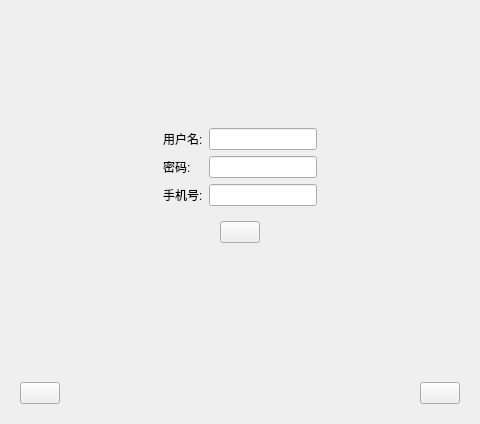
<?xml version="1.0" encoding="UTF-8"?>
<ui version="4.0">
 <class>Login</class>
 <widget class="QDialog" name="Login">
  <property name="geometry">
   <rect>
    <x>0</x>
    <y>0</y>
    <width>480</width>
    <height>424</height>
   </rect>
  </property>
  <property name="windowTitle">
   <string>Dialog</string>
  </property>
  <layout class="QVBoxLayout" name="verticalLayout_2">
   <item>
    <widget class="QStackedWidget" name="stackedWidget">
     <property name="currentIndex">
      <number>1</number>
     </property>
     <widget class="QWidget" name="page">
      <layout class="QVBoxLayout" name="verticalLayout">
       <item>
        <spacer name="verticalSpacer">
         <property name="orientation">
          <enum>Qt::Vertical</enum>
         </property>
         <property name="sizeType">
          <enum>QSizePolicy::Fixed</enum>
         </property>
         <property name="sizeHint" stdset="0">
          <size>
           <width>20</width>
           <height>90</height>
          </size>
         </property>
        </spacer>
       </item>
       <item>
        <widget class="QWidget" name="widget_3" native="true">
         <layout class="QHBoxLayout" name="horizontalLayout_2">
          <item>
           <spacer name="horizontalSpacer_3">
            <property name="orientation">
             <enum>Qt::Horizontal</enum>
            </property>
            <property name="sizeHint" stdset="0">
             <size>
              <width>40</width>
              <height>20</height>
             </size>
            </property>
           </spacer>
          </item>
          <item>
           <widget class="QWidget" name="widget" native="true">
            <layout class="QGridLayout" name="gridLayout">
             <item row="0" column="0">
              <widget class="QLabel" name="label">
               <property name="text">
                <string>用户名:</string>
               </property>
              </widget>
             </item>
             <item row="0" column="1">
              <widget class="QLineEdit" name="userName"/>
             </item>
             <item row="1" column="0">
              <widget class="QLabel" name="label_2">
               <property name="text">
                <string>密码:</string>
               </property>
              </widget>
             </item>
             <item row="1" column="1">
              <widget class="QLineEdit" name="password"/>
             </item>
             <item row="2" column="0">
              <widget class="QCheckBox" name="savePwd">
               <property name="text">
                <string>记住密码</string>
               </property>
              </widget>
             </item>
             <item row="2" column="1">
              <widget class="QPushButton" name="regUser">
               <property name="text">
                <string>没用账号, 马上注册</string>
               </property>
              </widget>
             </item>
             <item row="3" column="0" colspan="2">
              <widget class="QWidget" name="widget_2" native="true">
               <layout class="QHBoxLayout" name="horizontalLayout">
                <item>
                 <spacer name="horizontalSpacer">
                  <property name="orientation">
                   <enum>Qt::Horizontal</enum>
                  </property>
                  <property name="sizeHint" stdset="0">
                   <size>
                    <width>40</width>
                    <height>20</height>
                   </size>
                  </property>
                 </spacer>
                </item>
                <item>
                 <widget class="QPushButton" name="loginBtn">
                  <property name="text">
                   <string/>
                  </property>
                 </widget>
                </item>
                <item>
                 <spacer name="horizontalSpacer_2">
                  <property name="orientation">
                   <enum>Qt::Horizontal</enum>
                  </property>
                  <property name="sizeHint" stdset="0">
                   <size>
                    <width>40</width>
                    <height>20</height>
                   </size>
                  </property>
                 </spacer>
                </item>
               </layout>
              </widget>
             </item>
            </layout>
           </widget>
          </item>
          <item>
           <spacer name="horizontalSpacer_4">
            <property name="orientation">
             <enum>Qt::Horizontal</enum>
            </property>
            <property name="sizeHint" stdset="0">
             <size>
              <width>84</width>
              <height>20</height>
             </size>
            </property>
           </spacer>
          </item>
         </layout>
        </widget>
       </item>
       <item>
        <spacer name="verticalSpacer_2">
         <property name="orientation">
          <enum>Qt::Vertical</enum>
         </property>
         <property name="sizeHint" stdset="0">
          <size>
           <width>20</width>
           <height>17</height>
          </size>
         </property>
        </spacer>
       </item>
      </layout>
     </widget>
     <widget class="QWidget" name="page_2">
      <layout class="QVBoxLayout" name="verticalLayout_3">
       <item>
        <spacer name="verticalSpacer_3">
         <property name="orientation">
          <enum>Qt::Vertical</enum>
         </property>
         <property name="sizeType">
          <enum>QSizePolicy::Fixed</enum>
         </property>
         <property name="sizeHint" stdset="0">
          <size>
           <width>20</width>
           <height>90</height>
          </size>
         </property>
        </spacer>
       </item>
       <item>
        <widget class="QWidget" name="widget_5" native="true">
         <layout class="QHBoxLayout" name="horizontalLayout_4">
          <item>
           <spacer name="horizontalSpacer_6">
            <property name="orientation">
             <enum>Qt::Horizontal</enum>
            </property>
            <property name="sizeHint" stdset="0">
             <size>
              <width>40</width>
              <height>20</height>
             </size>
            </property>
           </spacer>
          </item>
          <item>
           <widget class="QWidget" name="widget_6" native="true">
            <layout class="QGridLayout" name="gridLayout_2">
             <item row="1" column="1">
              <widget class="QLineEdit" name="regPassword"/>
             </item>
             <item row="0" column="1">
              <widget class="QLineEdit" name="regUserName"/>
             </item>
             <item row="3" column="0" colspan="2">
              <widget class="QWidget" name="widget_7" native="true">
               <layout class="QHBoxLayout" name="horizontalLayout_5">
                <item>
                 <spacer name="horizontalSpacer_7">
                  <property name="orientation">
                   <enum>Qt::Horizontal</enum>
                  </property>
                  <property name="sizeHint" stdset="0">
                   <size>
                    <width>40</width>
                    <height>20</height>
                   </size>
                  </property>
                 </spacer>
                </item>
                <item>
                 <widget class="QPushButton" name="registerBtn">
                  <property name="text">
                   <string/>
                  </property>
                 </widget>
                </item>
                <item>
                 <spacer name="horizontalSpacer_8">
                  <property name="orientation">
                   <enum>Qt::Horizontal</enum>
                  </property>
                  <property name="sizeHint" stdset="0">
                   <size>
                    <width>40</width>
                    <height>20</height>
                   </size>
                  </property>
                 </spacer>
                </item>
               </layout>
              </widget>
             </item>
             <item row="0" column="0">
              <widget class="QLabel" name="label_3">
               <property name="text">
                <string>用户名:</string>
               </property>
              </widget>
             </item>
             <item row="1" column="0">
              <widget class="QLabel" name="label_4">
               <property name="text">
                <string>密码:</string>
               </property>
              </widget>
             </item>
             <item row="2" column="0">
              <widget class="QLabel" name="label_7">
               <property name="text">
                <string>手机号:</string>
               </property>
              </widget>
             </item>
             <item row="2" column="1">
              <widget class="QLineEdit" name="phone"/>
             </item>
            </layout>
           </widget>
          </item>
          <item>
           <spacer name="horizontalSpacer_9">
            <property name="orientation">
             <enum>Qt::Horizontal</enum>
            </property>
            <property name="sizeHint" stdset="0">
             <size>
              <width>84</width>
              <height>20</height>
             </size>
            </property>
           </spacer>
          </item>
         </layout>
        </widget>
       </item>
       <item>
        <spacer name="verticalSpacer_4">
         <property name="orientation">
          <enum>Qt::Vertical</enum>
         </property>
         <property name="sizeHint" stdset="0">
          <size>
           <width>20</width>
           <height>4</height>
          </size>
         </property>
        </spacer>
       </item>
      </layout>
     </widget>
     <widget class="QWidget" name="page_3">
      <layout class="QVBoxLayout" name="verticalLayout_4">
       <item>
        <spacer name="verticalSpacer_5">
         <property name="orientation">
          <enum>Qt::Vertical</enum>
         </property>
         <property name="sizeType">
          <enum>QSizePolicy::Fixed</enum>
         </property>
         <property name="sizeHint" stdset="0">
          <size>
           <width>20</width>
           <height>100</height>
          </size>
         </property>
        </spacer>
       </item>
       <item>
        <widget class="QWidget" name="widget_8" native="true">
         <layout class="QHBoxLayout" name="horizontalLayout_6">
          <item>
           <spacer name="horizontalSpacer_10">
            <property name="orientation">
             <enum>Qt::Horizontal</enum>
            </property>
            <property name="sizeHint" stdset="0">
             <size>
              <width>40</width>
              <height>20</height>
             </size>
            </property>
           </spacer>
          </item>
          <item>
           <widget class="QWidget" name="widget_9" native="true">
            <layout class="QGridLayout" name="gridLayout_3">
             <item row="2" column="0" colspan="2">
              <widget class="QWidget" name="widget_10" native="true">
               <layout class="QHBoxLayout" name="horizontalLayout_7">
                <item>
                 <spacer name="horizontalSpacer_11">
                  <property name="orientation">
                   <enum>Qt::Horizontal</enum>
                  </property>
                  <property name="sizeHint" stdset="0">
                   <size>
                    <width>40</width>
                    <height>20</height>
                   </size>
                  </property>
                 </spacer>
                </item>
                <item>
                 <widget class="QPushButton" name="netOkBtn">
                  <property name="text">
                   <string/>
                  </property>
                 </widget>
                </item>
                <item>
                 <spacer name="horizontalSpacer_12">
                  <property name="orientation">
                   <enum>Qt::Horizontal</enum>
                  </property>
                  <property name="sizeHint" stdset="0">
                   <size>
                    <width>40</width>
                    <height>20</height>
                   </size>
                  </property>
                 </spacer>
                </item>
               </layout>
              </widget>
             </item>
             <item row="1" column="0">
              <widget class="QLabel" name="label_6">
               <property name="text">
                <string>端口号:</string>
               </property>
              </widget>
             </item>
             <item row="1" column="1">
              <widget class="QLineEdit" name="port"/>
             </item>
             <item row="0" column="1">
              <widget class="QLineEdit" name="ipAddr"/>
             </item>
             <item row="0" column="0">
              <widget class="QLabel" name="label_5">
               <property name="text">
                <string>IP地址:</string>
               </property>
              </widget>
             </item>
            </layout>
           </widget>
          </item>
          <item>
           <spacer name="horizontalSpacer_13">
            <property name="orientation">
             <enum>Qt::Horizontal</enum>
            </property>
            <property name="sizeHint" stdset="0">
             <size>
              <width>84</width>
              <height>20</height>
             </size>
            </property>
           </spacer>
          </item>
         </layout>
        </widget>
       </item>
       <item>
        <spacer name="verticalSpacer_6">
         <property name="orientation">
          <enum>Qt::Vertical</enum>
         </property>
         <property name="sizeHint" stdset="0">
          <size>
           <width>20</width>
           <height>20</height>
          </size>
         </property>
        </spacer>
       </item>
      </layout>
     </widget>
    </widget>
   </item>
   <item>
    <widget class="QWidget" name="widget_4" native="true">
     <layout class="QHBoxLayout" name="horizontalLayout_3">
      <item>
       <widget class="QPushButton" name="homeBtn">
        <property name="text">
         <string/>
        </property>
       </widget>
      </item>
      <item>
       <spacer name="horizontalSpacer_5">
        <property name="orientation">
         <enum>Qt::Horizontal</enum>
        </property>
        <property name="sizeHint" stdset="0">
         <size>
          <width>243</width>
          <height>20</height>
         </size>
        </property>
       </spacer>
      </item>
      <item>
       <widget class="QPushButton" name="netSetBtn">
        <property name="text">
         <string/>
        </property>
       </widget>
      </item>
     </layout>
    </widget>
   </item>
  </layout>
 </widget>
 <resources/>
 <connections/>
</ui>
